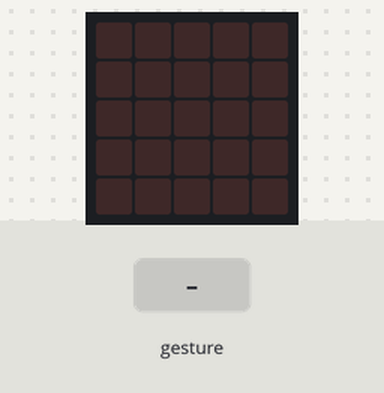
A program run on a simulated BBC micro:bit (MakeCode). Shown: the board's 5×5 LED display. Inputs (shaded band) come from the test bench. Random numbers come from a fixed seed; a tilt is held for 1.5 s and a shake lasts 1 s, then the board lies face up again.

Above: at 1.2 s.
1.3 s: gesture '3g'
At 1.7 s:
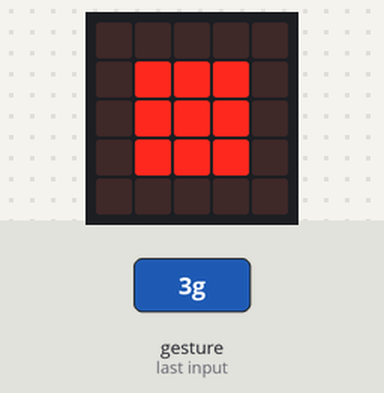
At 3.3 s:
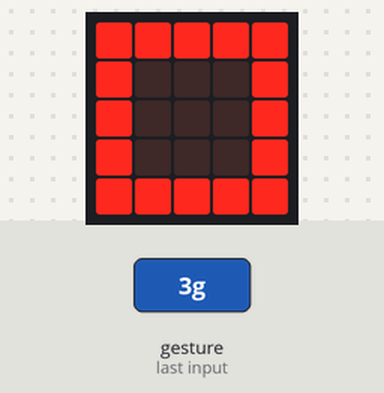
Timing chart, 0 to 4.8 s (numbered marks = the images above; inputs shaded):
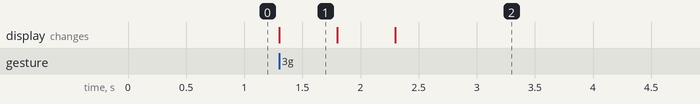

Measured:
- after the input at 1.3 s, the display: changes at once (image 1)
- what the display in image 1 shows lasts 0.5 s, from 1.3 s to 1.8 s

The program:

main.ts
```typescript
let hand = 0
input.onGesture(Gesture.ThreeG, function () {
    basic.showLeds(`
        . . . . .
        . # # # .
        . # # # .
        . # # # .
        . . . . .
        `)
    basic.pause(100)
    basic.showLeds(`
        # # . . #
        # # . . .
        . . # . .
        # # . # .
        # # . . #
        `)
    basic.pause(100)
    basic.showLeds(`
        # # # # #
        # . . . #
        # . . . #
        # . . . #
        # # # # #
        `)
    hand = randint(1, 3)
    if (hand == 1) {
        basic.showLeds(`
            # # # # #
            # . . . #
            # . . . #
            # . . . #
            # # # # #
            `)
    } else if (hand == 2) {
        basic.showLeds(`
            # # . . #
            # # . # .
            . . # . .
            # # . # .
            # # . . #
            `)
    } else if (hand == 3) {
        basic.showLeds(`
            . . . . .
            . # # # .
            . # # # .
            . # # # .
            . . . . .
            `)
    }
})
```

test.ts
```typescript
// test ender her, dette bliver ikke kompileret, når denne pakke bruges som en udvidelse.
```
